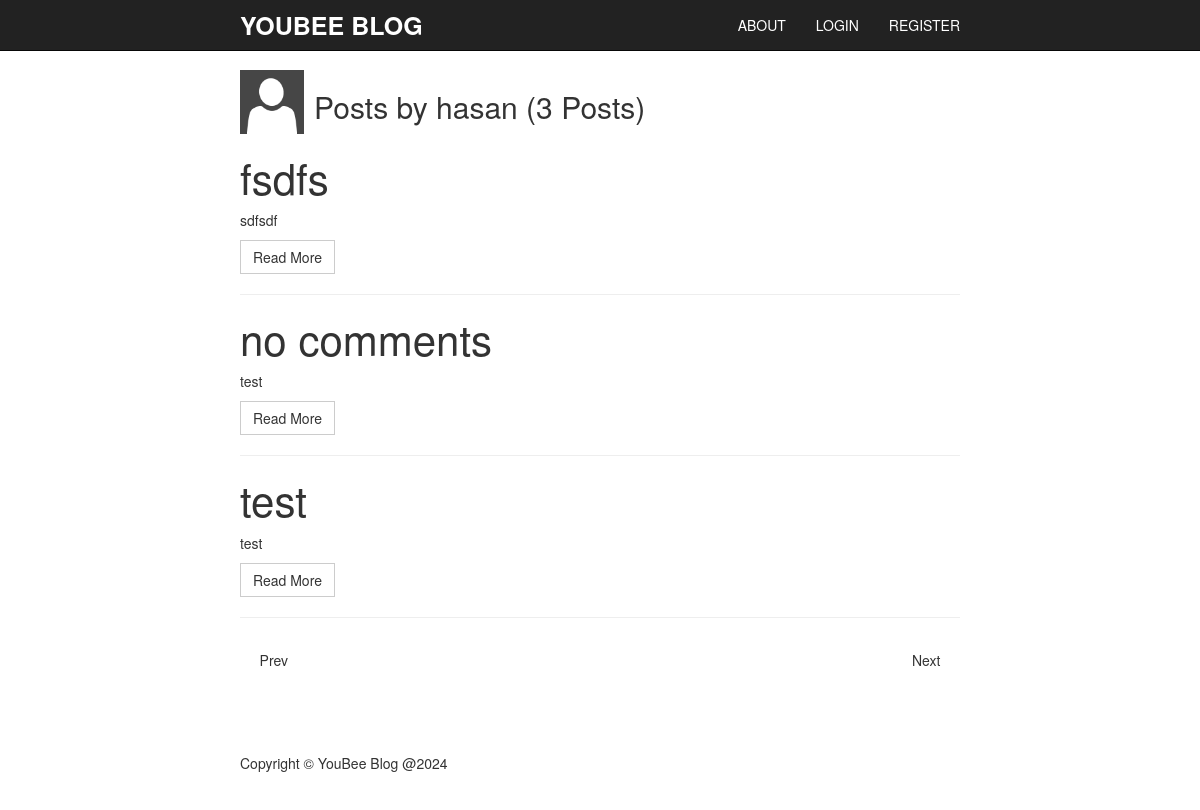
The app's page /author.php?id=1 with its own data.
### tables this page shows
CREATE TABLE `users` (
  `id` bigint(20) UNSIGNED NOT NULL,
  `email` varchar(50) NOT NULL,
  `name` varchar(50) NOT NULL,
  `password` varchar(100) NOT NULL,
  `profile` varchar(255) NOT NULL DEFAULT 'default.png',
  `is_admin` bit(1) NOT NULL DEFAULT b'0',
  `created_at` datetime NOT NULL DEFAULT current_timestamp()
);

CREATE TABLE `posts` (
  `id` bigint(20) UNSIGNED NOT NULL,
  `subject` varchar(200) NOT NULL,
  `content` text NOT NULL,
  `user_id` bigint(20) UNSIGNED NOT NULL,
  `created_at` datetime NOT NULL DEFAULT current_timestamp()
);

### author.php (the view, shortened to what this page needs)
<?php
require 'connection.php';
$id = $_GET['id'];
$sql = "SELECT name, profile FROM users WHERE id = :id";
$stmt = $pdo->prepare($sql);
$stmt->bindParam(":id", $id);
$stmt->execute();
$user = $stmt->fetch(PDO::FETCH_ASSOC);
$name = $user['name'];
$profile = $user['profile'];
$sql = "
SELECT
    p.id as post_id,
    p.content,
    p.subject,
    p.created_at,
    u.id as user_id,
    u.name as user_name
FROM posts p
INNER JOIN users u ON u.id = p.user_id
WHERE u.id = :id
ORDER BY created_at DESC
";
$stmt = $pdo->prepare($sql);
$stmt->bindParam(":id", $id);
$stmt->execute();
$posts = $stmt->fetchAll(PDO::FETCH_ASSOC);
?>
<!DOCTYPE html>
<html lang="en">
<head>
    <link href="css/bootstrap.min.css" rel="stylesheet">
    <link href="css/simple-blog-template.css" rel="stylesheet">
</head>
<body>
    <?php
        require_once 'components/nav.php';
    ?>
    <div class="container">
        <div class="row">
            <div class="col-md-12">
                <a class="pull-left" href="#">
                    <img class="media-object" width="64px" height="64px" style="margin-right: 10px;"
                        src="imgs/<?php echo $profile;?>" alt="">
                </a>
                <h2>Posts by <?php echo $name; ?>
                    (<?php
                     echo count($posts);
                     echo count($posts) > 1 ? " Posts" : " Post";
                    ?>)
                </h2>
            </div>
            <div class="col-md-12">
                <?php
                    foreach($posts as $post){
                        echo '
                            <h2 class="post-title">
                                <a href="post.php?id='. $post['post_id'].'">'.$post['subject'].'</a>
                            </h2>
                <p>'.$post['content'].'</p>
                <a class="btn btn-default" href="post.html">Read More</a>
                <hr>
                        ';
                    }
                ?>
                <ul class="pager">
                    <li class="previous">
                        <a href="#">Prev</a>
                    </li>
                    <li class="next">
                        <a href="#">Next</a>
                    </li>
                </ul>
            </div>
        </div>
    </div>
    <?php
        require_once 'components/footer.php';
    ?>
</body>
</html>

### css/simple-blog-template.css (style rules this page uses)
body { padding-top: 70px; }
@media (min-width: 1200px) { .container { width: 750px; } }
.post-title { font-size: 3em; }
.post-title a { color: inherit; text-decoration: none; }
.btn { border-radius: 0; }
.pager li>a { color: inherit; border-radius: 0; border: 0; padding: 0.9em 1.4em; }

### records on screen
users: profile (placeholder picture), name "hasan"
posts: subject "fsdfs", content "sdfsdf"
posts: subject "no comments", content "test"
posts: subject "test", content "test"

### other values on screen
count($posts) "3"
